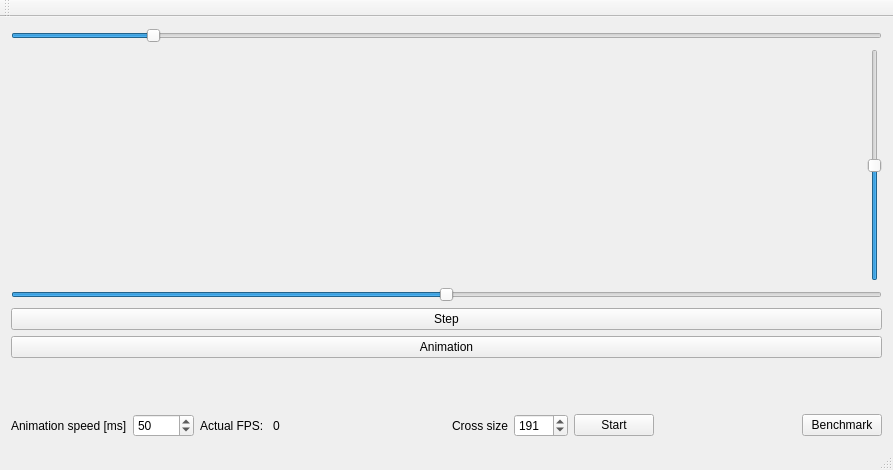
<?xml version="1.0" encoding="UTF-8"?>
<ui version="4.0">
 <class>MainWindow</class>
 <widget class="QMainWindow" name="MainWindow">
  <property name="geometry">
   <rect>
    <x>0</x>
    <y>0</y>
    <width>893</width>
    <height>470</height>
   </rect>
  </property>
  <property name="windowTitle">
   <string>MainWindow</string>
  </property>
  <widget class="QWidget" name="centralWidget">
   <layout class="QVBoxLayout" name="verticalLayout">
    <item>
     <widget class="QSlider" name="horizontalSlider_2">
      <property name="minimum">
       <number>20</number>
      </property>
      <property name="maximum">
       <number>400</number>
      </property>
      <property name="value">
       <number>80</number>
      </property>
      <property name="orientation">
       <enum>Qt::Horizontal</enum>
      </property>
     </widget>
    </item>
    <item>
     <layout class="QHBoxLayout" name="horizontalLayout">
      <item>
       <widget class="ConvayWidget" name="widget" native="true"/>
      </item>
      <item>
       <widget class="QSlider" name="verticalSlider">
        <property name="minimum">
         <number>-1000</number>
        </property>
        <property name="maximum">
         <number>1000</number>
        </property>
        <property name="orientation">
         <enum>Qt::Vertical</enum>
        </property>
       </widget>
      </item>
     </layout>
    </item>
    <item>
     <widget class="QSlider" name="horizontalSlider">
      <property name="minimum">
       <number>-1000</number>
      </property>
      <property name="maximum">
       <number>1000</number>
      </property>
      <property name="orientation">
       <enum>Qt::Horizontal</enum>
      </property>
     </widget>
    </item>
    <item>
     <widget class="QPushButton" name="pushButton">
      <property name="text">
       <string>Step</string>
      </property>
     </widget>
    </item>
    <item>
     <widget class="QPushButton" name="pushButton_2">
      <property name="text">
       <string>Animation</string>
      </property>
      <property name="checkable">
       <bool>true</bool>
      </property>
     </widget>
    </item>
    <item>
     <layout class="QHBoxLayout" name="horizontalLayout_2" stretch="0,0,0,0,1,0,1,0">
      <property name="topMargin">
       <number>50</number>
      </property>
      <item>
       <widget class="QLabel" name="label_2">
        <property name="text">
         <string>Animation speed [ms]</string>
        </property>
       </widget>
      </item>
      <item>
       <widget class="QSpinBox" name="spinBox_2">
        <property name="minimum">
         <number>10</number>
        </property>
        <property name="maximum">
         <number>10000</number>
        </property>
        <property name="value">
         <number>50</number>
        </property>
       </widget>
      </item>
      <item>
       <widget class="QLabel" name="label_3">
        <property name="text">
         <string>Actual FPS: </string>
        </property>
       </widget>
      </item>
      <item>
       <widget class="QLabel" name="label_fps">
        <property name="text">
         <string>0</string>
        </property>
       </widget>
      </item>
      <item alignment="Qt::AlignRight">
       <widget class="QLabel" name="label">
        <property name="text">
         <string>Cross size</string>
        </property>
       </widget>
      </item>
      <item alignment="Qt::AlignHCenter">
       <widget class="QSpinBox" name="spinBox">
        <property name="minimum">
         <number>5</number>
        </property>
        <property name="maximum">
         <number>1000</number>
        </property>
        <property name="value">
         <number>191</number>
        </property>
       </widget>
      </item>
      <item alignment="Qt::AlignLeft">
       <widget class="QPushButton" name="pushButton_3">
        <property name="text">
         <string>Start</string>
        </property>
       </widget>
      </item>
      <item>
       <widget class="QPushButton" name="pushButton_4">
        <property name="text">
         <string>Benchmark</string>
        </property>
       </widget>
      </item>
     </layout>
    </item>
   </layout>
  </widget>
  <widget class="QMenuBar" name="menuBar">
   <property name="geometry">
    <rect>
     <x>0</x>
     <y>0</y>
     <width>893</width>
     <height>21</height>
    </rect>
   </property>
  </widget>
  <widget class="QToolBar" name="mainToolBar">
   <attribute name="toolBarArea">
    <enum>TopToolBarArea</enum>
   </attribute>
   <attribute name="toolBarBreak">
    <bool>false</bool>
   </attribute>
  </widget>
  <widget class="QStatusBar" name="statusBar"/>
 </widget>
 <layoutdefault spacing="6" margin="11"/>
 <customwidgets>
  <customwidget>
   <class>ConvayWidget</class>
   <extends>QWidget</extends>
   <header>convaywidget.h</header>
   <container>1</container>
  </customwidget>
 </customwidgets>
 <resources/>
 <connections/>
</ui>
